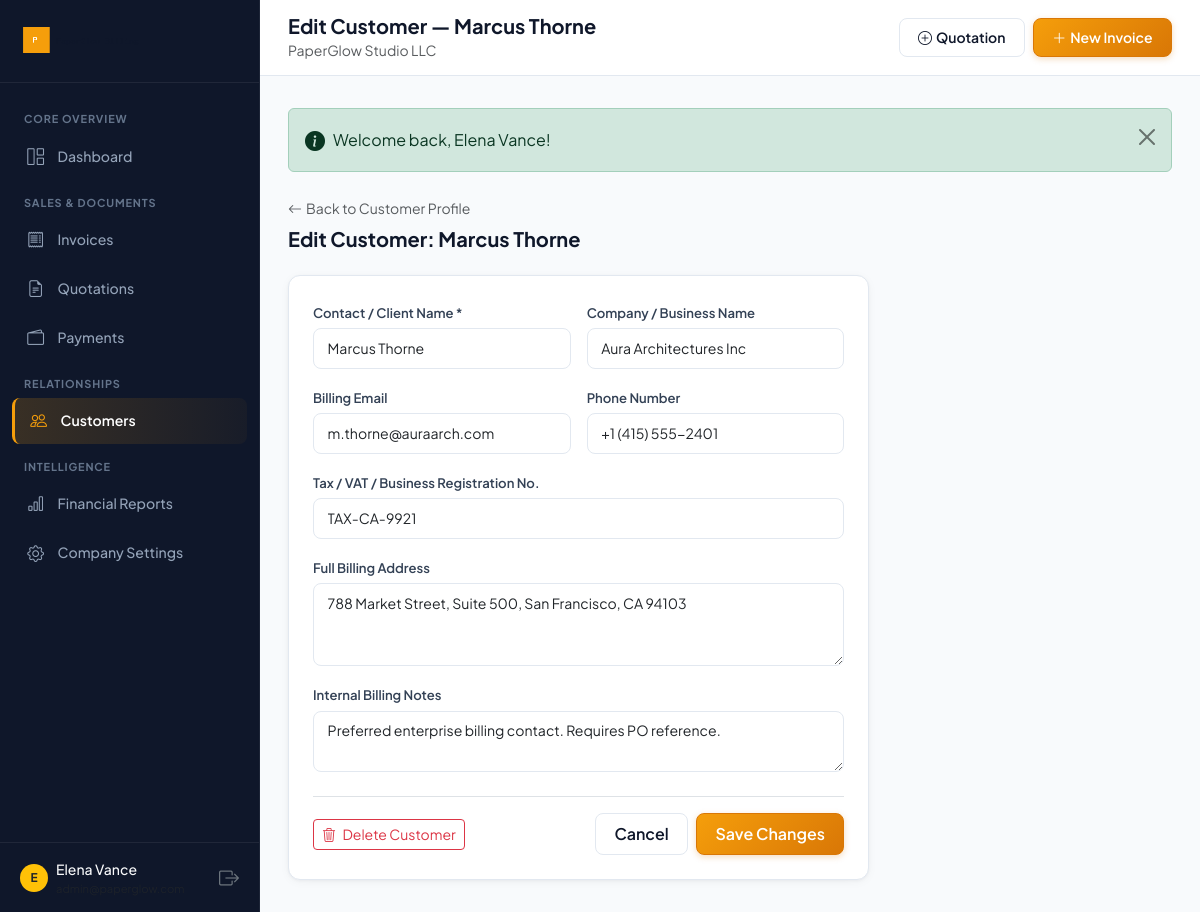
Screenshot of /customers/edit.php?id=1 (signed in) with the database file from the repository.
### tables this page shows
CREATE TABLE `company_settings` (
  `id` INT UNSIGNED AUTO_INCREMENT PRIMARY KEY,
  `user_id` INT UNSIGNED NOT NULL,
  `company_name` VARCHAR(150) NOT NULL,
  `logo` VARCHAR(255) NULL,
  `address` TEXT NULL,
  `phone` VARCHAR(50) NULL,
  `email` VARCHAR(150) NULL,
  `website` VARCHAR(150) NULL,
  `tax_number` VARCHAR(50) NULL,
  `currency` VARCHAR(10) NOT NULL DEFAULT 'KES',
  `bank_name` VARCHAR(100) NULL,
  `bank_account_name` VARCHAR(150) NULL,
  `bank_account_number` VARCHAR(50) NULL,
  `bank_routing` VARCHAR(50) NULL,
  `bank_swift` VARCHAR(50) NULL,
  `mobile_money_name` VARCHAR(100) NULL,
  `mobile_money_number` VARCHAR(50) NULL,
  `default_invoice_terms` TEXT NULL,
  `default_quotation_terms` TEXT NULL,
  `created_at` TIMESTAMP NOT NULL DEFAULT CURRENT_TIMESTAMP,
  `updated_at` TIMESTAMP NOT NULL DEFAULT CURRENT_TIMESTAMP ON UPDATE CURRENT_TIMESTAMP,
  UNIQUE KEY `idx_company_user` (`user_id`),
  CONSTRAINT `fk_company_user` FOREIGN KEY (`user_id`) REFERENCES `users` (`id`) ON DELETE CASCADE
);

CREATE TABLE `customers` (
  `id` INT UNSIGNED AUTO_INCREMENT PRIMARY KEY,
  `user_id` INT UNSIGNED NOT NULL,
  `name` VARCHAR(150) NOT NULL,
  `company` VARCHAR(150) NULL,
  `email` VARCHAR(150) NULL,
  `phone` VARCHAR(50) NULL,
  `address` TEXT NULL,
  `tax_number` VARCHAR(50) NULL,
  `notes` TEXT NULL,
  `created_at` TIMESTAMP NOT NULL DEFAULT CURRENT_TIMESTAMP,
  `updated_at` TIMESTAMP NOT NULL DEFAULT CURRENT_TIMESTAMP ON UPDATE CURRENT_TIMESTAMP,
  KEY `idx_customers_user` (`user_id`),
  KEY `idx_customers_name` (`name`),
  KEY `idx_customers_email` (`email`),
  CONSTRAINT `fk_customers_user` FOREIGN KEY (`user_id`) REFERENCES `users` (`id`) ON DELETE CASCADE
);

### includes/functions.php (called while the page is built, shortened)
<?php
function e(?string $string): string
{
    return htmlspecialchars((string)($string ?? ''), ENT_QUOTES, 'UTF-8');
}
function getCsrfToken(): string
{
    return $_SESSION['csrf_token'];
}
function getCompanySettings(PDO $pdo, int $userId): array
{
    $stmt = $pdo->prepare("SELECT * FROM company_settings WHERE user_id = ? LIMIT 1");
    $stmt->execute([$userId]);
    $settings = $stmt->fetch();
    return $settings;
}

### includes/auth.php (called while the page is built, shortened)
<?php
require_once __DIR__ . '/functions.php';
function getCurrentUser(): ?array
{
    return $_SESSION['user'] ?? null;
}
function getCurrentUserId(): int
{
    $user = getCurrentUser();
    return $user ? (int)$user['id'] : 0;
}

### customers/edit.php (the view, shortened to what this page needs)
<?php
require_once __DIR__ . '/../includes/auth.php';
$userId = getCurrentUserId();
$pdo = getDBConnection();
$customerId = (int)($_GET['id'] ?? 0);
$stmt = $pdo->prepare("SELECT * FROM customers WHERE id = ? AND user_id = ?");
$stmt->execute([$customerId, $userId]);
$customer = $stmt->fetch();
$pageTitle = 'Edit Customer — ' . ($customer['name'] ?? '');
require_once __DIR__ . '/../includes/header.php';
?>
<div class="mb-4">
  <a href="/customers/view.php?id=<?= $customerId ?>" class="text-decoration-none text-muted small d-inline-flex align-items-center gap-1 mb-2">
    <i class="bi bi-arrow-left"></i> Back to Customer Profile
  </a>
  <h2 class="h5 fw-bold text-slate-900 mb-1">Edit Customer: <?= e($customer['name']) ?></h2>
</div>
<div class="row">
  <div class="col-lg-8">
    <div class="pg-card">
      <div class="pg-card-body p-4">
        <form method="POST" action="/customers/edit.php?id=<?= $customerId ?>">
          <div class="row g-3 mb-3">
            <div class="col-sm-6">
              <label class="form-label-pg" for="name">Contact / Client Name *</label>
              <input type="text" class="form-control form-control-pg" id="name" name="name" value="<?= e($_POST['name'] ?? $customer['name']) ?>" required>
            </div>
            <div class="col-sm-6">
              <label class="form-label-pg" for="company">Company / Business Name</label>
              <input type="text" class="form-control form-control-pg" id="company" name="company" value="<?= e($_POST['company'] ?? $customer['company']) ?>">
            </div>
          </div>
          <div class="row g-3 mb-3">
            <div class="col-sm-6">
              <label class="form-label-pg" for="email">Billing Email</label>
              <input type="email" class="form-control form-control-pg" id="email" name="email" value="<?= e($_POST['email'] ?? $customer['email']) ?>">
            </div>
            <div class="col-sm-6">
              <label class="form-label-pg" for="phone">Phone Number</label>
              <input type="text" class="form-control form-control-pg" id="phone" name="phone" value="<?= e($_POST['phone'] ?? $customer['phone']) ?>">
            </div>
          </div>
          <div class="mb-3">
            <label class="form-label-pg" for="tax_number">Tax / VAT / Business Registration No.</label>
            <input type="text" class="form-control form-control-pg" id="tax_number" name="tax_number" value="<?= e($_POST['tax_number'] ?? $customer['tax_number']) ?>">
          </div>
          <div class="mb-3">
            <label class="form-label-pg" for="address">Full Billing Address</label>
            <textarea class="form-control form-control-pg" id="address" name="address" rows="3"><?= e($_POST['address'] ?? $customer['address']) ?></textarea>
          </div>
          <div class="mb-4">
            <label class="form-label-pg" for="notes">Internal Billing Notes</label>
            <textarea class="form-control form-control-pg" id="notes" name="notes" rows="2"><?= e($_POST['notes'] ?? $customer['notes']) ?></textarea>
          </div>
          <div class="d-flex align-items-center justify-content-between pt-3 border-top">
            <a href="/customers/delete.php?id=<?= $customerId ?>&csrf_token=<?= e(getCsrfToken()) ?>" class="btn btn-outline-danger btn-sm" data-confirm="Are you sure you want to permanently delete this customer?">
              <i class="bi bi-trash3 me-1"></i> Delete Customer
            </a>
            <div class="d-flex gap-2">
              <a href="/customers/view.php?id=<?= $customerId ?>" class="btn btn-pg-secondary">Cancel</a>
              <button type="submit" class="btn btn-pg-primary">Save Changes</button>
            </div>
          </div>
        </form>
      </div>
    </div>
  </div>
</div>
<?php require_once __DIR__ . '/../includes/footer.php'; ?>

### includes/sidebar.php (shortened to what this page needs)
<?php
$currentUri = $_SERVER['REQUEST_URI'] ?? '';
function isNavActive(string $segment, string $currentUri): string {
    return str_contains($currentUri, $segment) ? 'active' : '';
}
?>
<aside class="pg-sidebar">
  <div class="pg-sidebar-header d-flex align-items-center justify-content-between">
    <a href="/dashboard/index.php" class="d-flex align-items-center text-decoration-none gap-2">
      <?php if (!empty($company['logo']) && file_exists(dirname(__DIR__) . '/' . ltrim($company['logo'], '/'))): ?>
        <img src="/<?= e($company['logo']) ?>" alt="<?= e($company['company_name'] ?? 'PaperGlow') ?>" style="max-height: 38px; max-width: 140px; object-fit: contain;">
      <?php else: ?>
        <div class="pg-brand-emblem">P</div>
        <div class="pg-brand-text">Paper<span>Glow</span></div>
      <?php endif; ?>
    </a>
  </div>
  <nav class="pg-sidebar-nav">
    <div class="pg-nav-label">Core Overview</div>
    <a href="/dashboard/index.php" class="pg-nav-item <?= isNavActive('/dashboard', $currentUri) ?>">
      <i class="bi bi-grid-1x2"></i>
      <span>Dashboard</span>
    </a>
    <div class="pg-nav-label">Sales & Documents</div>
    <a href="/invoices/index.php" class="pg-nav-item <?= isNavActive('/invoices', $currentUri) ?>">
      <i class="bi bi-receipt"></i>
      <span>Invoices</span>
    </a>
    <a href="/quotations/index.php" class="pg-nav-item <?= isNavActive('/quotations', $currentUri) ?>">
      <i class="bi bi-file-earmark-text"></i>
      <span>Quotations</span>
    </a>
    <a href="/payments/index.php" class="pg-nav-item <?= isNavActive('/payments', $currentUri) ?>">
      <i class="bi bi-wallet2"></i>
      <span>Payments</span>
    </a>
    <div class="pg-nav-label">Relationships</div>
    <a href="/customers/index.php" class="pg-nav-item <?= isNavActive('/customers', $currentUri) ?>">
      <i class="bi bi-people"></i>
      <span>Customers</span>
    </a>
    <div class="pg-nav-label">Intelligence</div>
    <a href="/reports/index.php" class="pg-nav-item <?= isNavActive('/reports', $currentUri) ?>">
      <i class="bi bi-bar-chart"></i>
      <span>Financial Reports</span>
    </a>
    <a href="/company/settings.php" class="pg-nav-item <?= isNavActive('/company', $currentUri) ?>">
      <i class="bi bi-gear"></i>
      <span>Company Settings</span>
    </a>
  </nav>
  <div class="pg-sidebar-footer">
    <div class="d-flex align-items-center justify-content-between text-muted small">
      <div class="d-flex align-items-center gap-2">
        <div class="rounded-circle bg-warning text-dark fw-bold d-flex align-items-center justify-content-center" style="width: 28px; height: 28px; font-size: 0.75rem;">
          <?= strtoupper(substr($currentUser['name'] ?? 'U', 0, 1)) ?>
        </div>
        <div class="text-truncate" style="max-width: 130px;">
          <div class="text-light fw-medium text-truncate"><?= e($currentUser['name'] ?? 'User') ?></div>
          <div class="text-slate-400" style="font-size: 0.7rem;"><?= e($currentUser['email'] ?? '') ?></div>
        </div>
      </div>
      <a href="/auth/logout.php" class="text-secondary hover-white" title="Sign Out">
        <i class="bi bi-box-arrow-right fs-5"></i>
      </a>
    </div>
  </div>
</aside>

### includes/navbar.php (shortened to what this page needs)
<header class="pg-topbar">
  <div class="d-flex align-items-center gap-3">
    <div>
      <h1 class="h5 mb-0 fw-bold text-slate-900"><?= e($pageTitle ?? 'Overview') ?></h1>
      <span class="text-muted small"><?= e($company['company_name'] ?? 'PaperGlow Billing') ?></span>
    </div>
  </div>
  <div class="d-flex align-items-center gap-2">
    <a href="/quotations/create.php" class="btn btn-pg-secondary btn-sm d-none d-sm-inline-flex align-items-center gap-1">
      <i class="bi bi-plus-circle"></i>
      <span>Quotation</span>
    </a>
    <a href="/invoices/create.php" class="btn btn-pg-primary btn-sm d-inline-flex align-items-center gap-1">
      <i class="bi bi-plus-lg"></i>
      <span>New Invoice</span>
    </a>
  </div>
</header>

### assets/css/paperglow.css (style rules this page uses)
:root { --pg-ink: #0f172a; --pg-ink-light: #475569; --pg-ink-muted: #94a3b8; --pg-paper-bg: #f8fafc; --pg-paper-card: #ffffff; --pg-paper-border: #e2e8f0; --pg-amber-500: #f59e0b; --pg-amber-600: #d97706; --pg-amber-700: #b45309; --pg-amber-soft: rgba(245, 158, 11, 0.12); --pg-amber-glow: 0 0 20px rgba(245, 158, 11, 0.28); --pg-sidebar-bg: #0f172a; --pg-sidebar-hover: #1e293b; --pg-sidebar-active: #283548; --pg-radius-sm: 8px; --pg-radius-md: 12px; --pg-radius-lg: 16px; --pg-shadow-card: 0 2px 12px -2px rgba(15, 23, 42, 0.06), 0 1px 3px rgba(15, 23, 42, 0.04); --pg-shadow-hover: 0 10px 25px -4px rgba(15, 23, 42, 0.08), 0 4px 6px -2px rgba(15, 23, 42, 0.03); }
body { font-family: 'Plus Jakarta Sans', system-ui, -apple-system, sans-serif; background-color: var(--pg-paper-bg); color: var(--pg-ink); min-height: 100vh; }
.pg-sidebar { width: 260px; background-color: var(--pg-sidebar-bg); color: #e2e8f0; flex-shrink: 0; display: flex; flex-direction: column; transition: all 0.25s ease-in-out; border-right: 1px solid rgba(255, 255, 255, 0.06); z-index: 1030; }
.pg-sidebar-header { padding: 1.5rem 1.25rem; border-bottom: 1px solid rgba(255, 255, 255, 0.07); }
.pg-sidebar-nav { padding: 1rem 0.75rem; flex-grow: 1; }
.pg-nav-label { font-size: 0.68rem; font-weight: 700; letter-spacing: 0.08em; text-transform: uppercase; color: #64748b; padding: 0.75rem 0.75rem 0.35rem; }
.pg-nav-item { display: flex; align-items: center; gap: 0.75rem; padding: 0.65rem 0.85rem; border-radius: var(--pg-radius-sm); color: #94a3b8; text-decoration: none; font-weight: 500; font-size: 0.88rem; transition: all 0.15s ease; margin-bottom: 0.2rem; }
.pg-nav-item.active { background: linear-gradient(90deg, rgba(245, 158, 11, 0.18) 0%, rgba(245, 158, 11, 0.04) 100%); color: #ffffff; font-weight: 600; border-left: 3px solid var(--pg-amber-500); }
.pg-nav-item i { font-size: 1.05rem; width: 20px; text-align: center; }
.pg-nav-item.active i { color: var(--pg-amber-500); }
.pg-sidebar-footer { padding: 1rem 1.25rem; border-top: 1px solid rgba(255, 255, 255, 0.07); }
.pg-topbar { background: #ffffff; border-bottom: 1px solid var(--pg-paper-border); padding: 0.85rem 1.75rem; display: flex; align-items: center; justify-content: space-between; position: sticky; top: 0; z-index: 1020; }
.pg-card { background: var(--pg-paper-card); border: 1px solid var(--pg-paper-border); border-radius: var(--pg-radius-md); box-shadow: var(--pg-shadow-card); transition: box-shadow 0.2s ease, transform 0.2s ease; }
.pg-card-body { padding: 1.5rem; }
.btn-pg-primary { background: linear-gradient(135deg, #f59e0b 0%, #d97706 100%); border: 1px solid #d97706; color: #ffffff; font-weight: 600; border-radius: var(--pg-radius-sm); padding: 0.5rem 1.15rem; box-shadow: 0 2px 6px rgba(217, 119, 6, 0.25); transition: all 0.2s ease; }
.btn-pg-secondary { background: #ffffff; border: 1px solid var(--pg-paper-border); color: var(--pg-ink); font-weight: 600; border-radius: var(--pg-radius-sm); padding: 0.5rem 1.15rem; transition: all 0.15s ease; }
.form-control-pg, .form-select-pg { border: 1px solid var(--pg-paper-border); border-radius: var(--pg-radius-sm); padding: 0.55rem 0.85rem; font-size: 0.88rem; background-color: #ffffff; transition: border-color 0.15s ease, box-shadow 0.15s ease; }
.form-label-pg { font-size: 0.82rem; font-weight: 600; color: #334155; margin-bottom: 0.35rem; }

### rows the page displays
company_settings: logo (picture), company_name "PaperGlow Studio LLC"
customers: name "Marcus Thorne", company "Aura Architectures Inc", email "m.thorne@auraarch.com", phone "+1 (415) 555-2401", tax_number "TAX-CA-9921", address "788 Market Street, Suite 500, San Francisco, CA 94103", notes "Preferred enterprise billing contact. Requires PO reference."

### other values shown
substr($currentUser['name'] ?? 'U', 0, 1) "E"
$currentUser['name'] "Elena Vance"
$pageTitle "Edit Customer — Marcus Thorne"
$flash['message'] "Welcome back, Elena Vance!"
